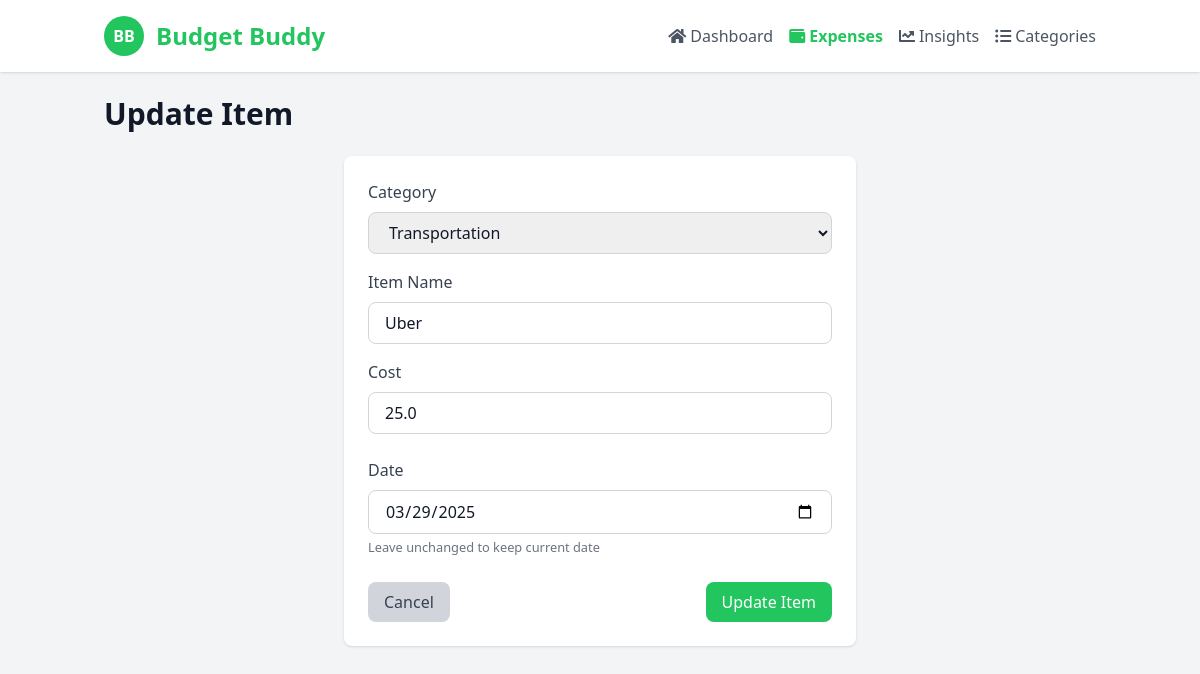
Screenshot of /update/1 with the database file from the repository.
### app.py (models this page shows, shortened)
class Todo(db.Model):
    id = db.Column(db.Integer, primary_key=True)
    item = db.Column(db.String(200), nullable=False)  # Category
    name = db.Column(db.String(200), nullable=False, default="Unnamed Item")  # Item name
    cost = db.Column(db.Float, nullable=False)
    date_created = db.Column(db.DateTime, default=datetime.now)

### app.py (the view)
@app.route('/update/<int:item_id>', methods=['GET', 'POST'])
def update(item_id):
    item = Todo.query.get_or_404(item_id)
    if request.method == 'POST':
        item.item = request.form['item']
        item.name = request.form.get('name', 'Unnamed Item')
        item.cost = float(request.form.get('cost', 0))
        item_date = request.form.get('date')
        if item_date:
            try:
                item.date_created = datetime.strptime(item_date, '%Y-%m-%d')
            except ValueError:
                pass  # Keep original date if format is invalid
        try:
            db.session.commit()
            return redirect('/expenses')
        except sqlalchemy.exc.SQLAlchemyError as e:
            app.logger.error("Database error: %s", e)
            return 'There was an issue updating your item'
    else:
        return render_template('update.html', item=item)

### templates/update.html (shortened to what this page needs)
<!DOCTYPE html>
<html lang="en">
<head>
    <script src="https://cdn.tailwindcss.com"></script>
    <link href="https://cdnjs.cloudflare.com/ajax/libs/font-awesome/5.15.3/css/all.min.css" rel="stylesheet"/>
</head>
<body class="bg-gray-100 text-gray-900">
<header class="bg-white shadow fixed w-full z-10">
    <div class="container mx-auto px-4 py-4 flex justify-between items-center">
        <div class="flex items-center">
            <div class="bg-green-500 text-white rounded-full w-10 h-10 flex items-center justify-center">
                <span class="font-bold">
                    BB
                </span>
            </div>
            <h1 class="ml-3 text-2xl font-bold text-green-500">
                Budget Buddy
            </h1>
        </div>
        <nav class="hidden md:flex space-x-4">
            <a class="text-gray-600 flex items-center" href="/dashboard">
                <i class="fas fa-home mr-1"></i> Dashboard
            </a>
            <a class="text-green-500 font-semibold flex items-center" href="/expenses">
                <i class="fas fa-wallet mr-1"></i> Expenses
            </a>
            <a class="text-gray-600 flex items-center" href="/insights">
                <i class="fas fa-chart-line mr-1"></i> Insights
            </a>
            <a class="text-gray-600 flex items-center" href="/categories">
                <i class="fas fa-list-ul mr-1"></i> Categories
            </a>
        </nav>
    </div>
</header>
<main class="container mx-auto px-4 py-24">
    <h2 class="text-3xl font-bold mb-6">
        Update Item
    </h2>
    <div class="bg-white p-6 rounded-lg shadow max-w-lg mx-auto">
        <form action="/update/{{ item.id }}" method="POST">
            <div class="mb-4">
                <label for="item" class="block text-gray-700 mb-2">Category</label>
                <select name="item" id="item" class="w-full px-4 py-2 border border-gray-300 rounded-lg focus:outline-none focus:ring-2 focus:ring-green-500" required>
                    <option value="Transportation" {% if item.item == 'Transportation' %}selected{% endif %}>Transportation</option>
                </select>
            </div>
            <div class="mb-4">
                <label for="name" class="block text-gray-700 mb-2">Item Name</label>
                <input type="text" name="name" id="name" value="{{ item.name }}"
                    class="w-full px-4 py-2 border border-gray-300 rounded-lg focus:outline-none focus:ring-2 focus:ring-green-500"
                    placeholder="e.g., Rent, Netflix, Groceries" required>
            </div>
            <div class="mb-6">
                <label for="cost" class="block text-gray-700 mb-2">Cost</label>
                <input type="number" name="cost" id="cost" value="{{ item.cost }}"
                    class="w-full px-4 py-2 border border-gray-300 rounded-lg focus:outline-none focus:ring-2 focus:ring-green-500"
                    step="0.01" min="0" required>
            </div>
            <div class="mb-6">
                <label for="date" class="block text-gray-700 mb-2">Date</label>
                <input type="date" name="date" id="date" value="{{ item.date_created.strftime('%Y-%m-%d') }}"
                    class="w-full px-4 py-2 border border-gray-300 rounded-lg focus:outline-none focus:ring-2 focus:ring-green-500">
                <small class="text-gray-500">Leave unchanged to keep current date</small>
            </div>
            <div class="flex justify-between">
                <a href="/expenses" class="px-4 py-2 bg-gray-300 text-gray-700 rounded-lg hover:bg-gray-400 transition-colors">
                    Cancel
                </a>
                <button type="submit" class="px-4 py-2 bg-green-500 text-white rounded-lg hover:bg-green-600 transition-colors">
                    Update Item
                </button>
            </div>
        </form>
    </div>
</main>
</body>
</html>

### rows the page displays
Todo: item "Transportation", name "Uber", cost "25.0", date "03/29/2025"
